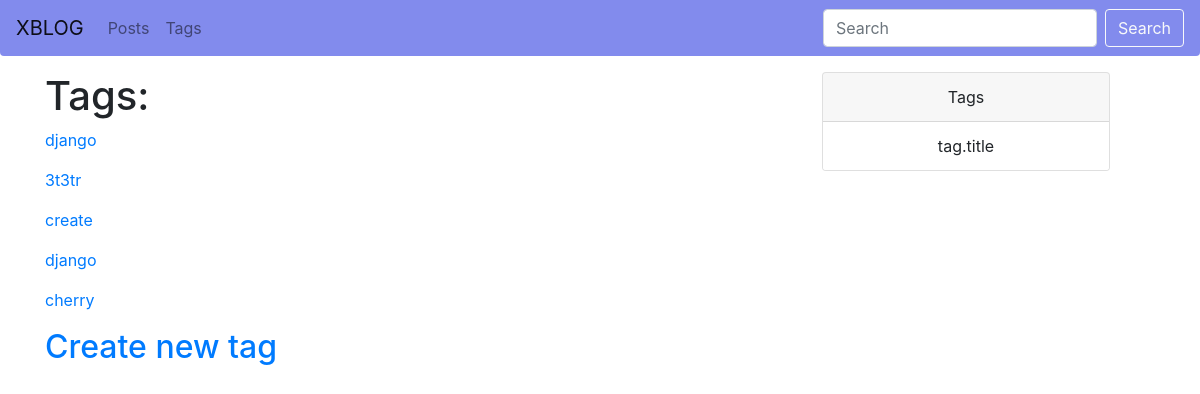
/blog/tags/, run on an earlier commit of the app's database.
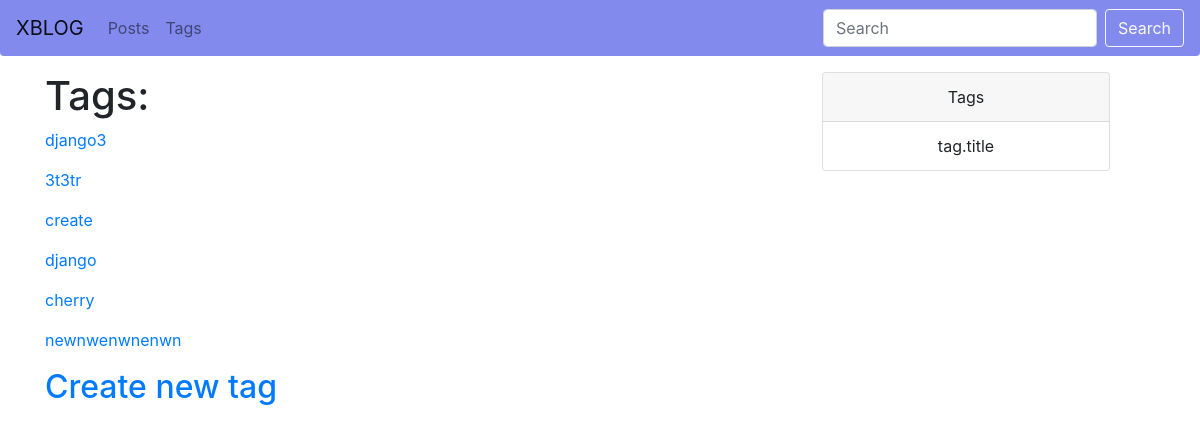
And on a later commit of the database.
### blog_app_m/models.py (models this page shows, shortened)
class Tag(models.Model):
    title = models.CharField(max_length=50)
    slug = models.SlugField(max_length=50,unique=True)
    def get_absolute_url(self):
        return reverse('tag_detail_url', kwargs={'slug':self.slug})

### blog_app_m/views.py (the view)
# urls.py: path('tags/', tags_list, name='tags_list_url'),
def tags_list(request):
    tags = Tag.objects.all()
    return render(request, 'blog_app_m/tags_list.html', context={'tags':tags})

### blog_app_m/templates/blog_app_m/tags_list.html (shortened to what this page needs)
{% extends 'blog_app_m/base_blog_app_m.html'%}
{% block content %}
    <h1>Tags:</h1>
        {% for tag in tags %}
            <p><a href="{{ tag.get_absolute_url }}"> {{ tag.title }}</a></p>
        {% endfor %}
    <a href="{% url 'tag_create_url' %}"><h2>Create new tag</h2></a>
{% endblock %}

### blog_app_m/templates/blog_app_m/base_blog_app_m.html
{% extends 'base.html' %}

### templates/base.html (shortened to what this page needs)
<!DOCTYPE html>
{% load static %}
<html lang="en">
<head>
    <link rel="stylesheet" href="https://stackpath.bootstrapcdn.com/bootstrap/4.5.2/css/bootstrap.min.css">
    <link rel="stylesheet" type="text/css" href="{% static 'css/styles.css' %}">
</head>
<body>
    <div class="container-fluid">
        <header>
                <nav class="navbar navbar-expand-lg navbar-light rounded-bottom">
                    <a class="navbar-brand" href="{% url 'posts_list_url' %}">XBLOG</a>
                    <div class="collapse navbar-collapse" id="navbarNav">
                        <ul class="navbar-nav">
                            <li class="nav-item">
                                <a class="nav-link" href="{% url 'posts_list_url' %}">Posts</a>
                            </li>
                            <li class="nav-item">
                                <a class="nav-link" href="{% url 'tags_list_url' %}">Tags</a>
                            </li>
                        </ul>
                        <form class="form-inline my-2 my-lg-0 ml-auto">
                            <input class="form-control mr-sm-2" type="search" placeholder="Search" aria-label="Search">
                          <button class="btn btn-outline-light my-2 my-sm-0" type="submit">Search</button>
                        </form>
                    </div>
                </nav>
        </header>
        <section>
            <div class="blog container mt-3">
                <div class="posts box">
                    <div class="post">
                        {% block content %}{% endblock %}
                    </div>
                </div>
                <div class="tag box">
                    <div class="card" style="width: 18rem;text-align:center;">
                      <div class="card-header">
                        Tags
                      </div>
                        {% block tag-content %}
                          <ul class="list-group list-group-flush">
                            <li class="list-group-item">tag.title</li>
                          </ul>
                        {% endblock %}
                    </div>
                </div>
            </div>
        </section>
    </div>
</body>
</html>

### blog_app_m/static/css/styles.css (style rules this page uses)
body { background: #fff; margin:0 -15px; }
.navbar { background-color: #828BED !important; }
.container { width: 100%; white-space: nowrap; }
.posts { display: block; float:left; align-items: left; width: 60%; margin-right: 10%; }

What changed in the data, as far as the page shows it:
changed Tag: title "django" → "django3"
added Tag: title "newnwenwnenwn"
